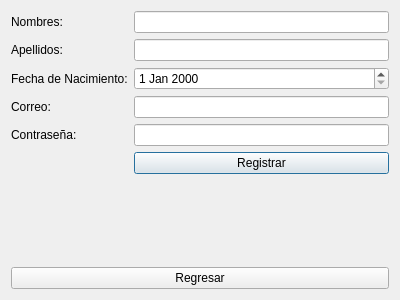
<?xml version="1.0" encoding="UTF-8"?>
<ui version="4.0">
 <class>registro</class>
 <widget class="QDialog" name="registro">
  <property name="geometry">
   <rect>
    <x>0</x>
    <y>0</y>
    <width>400</width>
    <height>300</height>
   </rect>
  </property>
  <property name="windowTitle">
   <string>Registro</string>
  </property>
  <layout class="QVBoxLayout" name="verticalLayout">
   <item>
    <layout class="QFormLayout" name="formLayout">
     <item row="0" column="0">
      <widget class="QLabel" name="labelNombres">
       <property name="text">
        <string>Nombres:</string>
       </property>
      </widget>
     </item>
     <item row="0" column="1">
      <widget class="QLineEdit" name="nombresLineEdit"/>
     </item>
     <item row="1" column="0">
      <widget class="QLabel" name="labelApellidos">
       <property name="text">
        <string>Apellidos:</string>
       </property>
      </widget>
     </item>
     <item row="1" column="1">
      <widget class="QLineEdit" name="apellidosLineEdit"/>
     </item>
     <item row="2" column="0">
      <widget class="QLabel" name="labelFechaNacimiento">
       <property name="text">
        <string>Fecha de Nacimiento:</string>
       </property>
      </widget>
     </item>
     <item row="3" column="0">
      <widget class="QLabel" name="labelCorreo">
       <property name="text">
        <string>Correo:</string>
       </property>
      </widget>
     </item>
     <item row="3" column="1">
      <widget class="QLineEdit" name="correoLineEdit"/>
     </item>
     <item row="4" column="0">
      <widget class="QLabel" name="labelContrasenia">
       <property name="text">
        <string>Contraseña:</string>
       </property>
      </widget>
     </item>
     <item row="4" column="1">
      <widget class="QLineEdit" name="contraseniaLineEdit"/>
     </item>
     <item row="5" column="1">
      <widget class="QPushButton" name="registrarButton">
       <property name="text">
        <string>Registrar</string>
       </property>
      </widget>
     </item>
     <item row="2" column="1">
      <widget class="QDateEdit" name="fechaNacimiento"/>
     </item>
    </layout>
   </item>
   <item>
    <widget class="QPushButton" name="regresar">
     <property name="text">
      <string>Regresar</string>
     </property>
    </widget>
   </item>
  </layout>
 </widget>
 <resources/>
 <connections/>
</ui>
